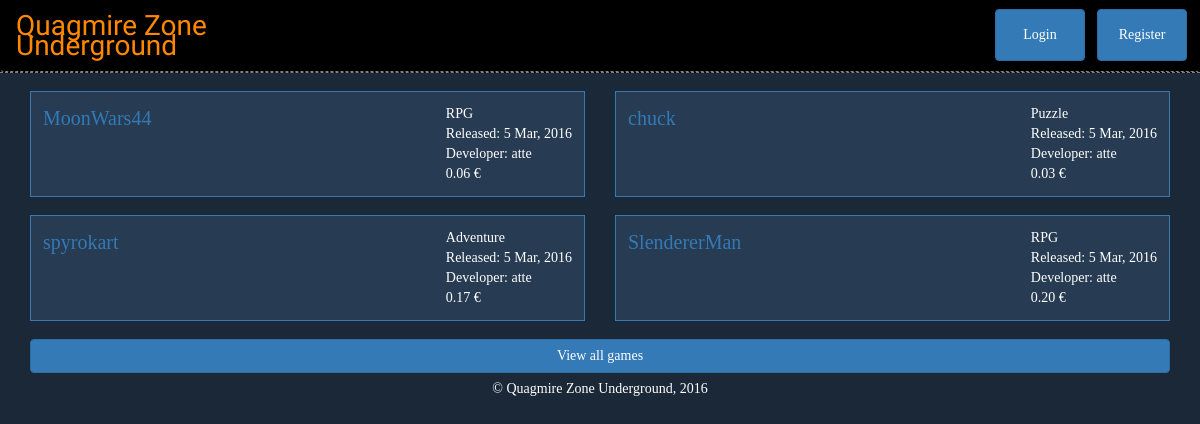
The page / on the database its author committed.
### gamestore/models.py (models this page shows)
class Game(models.Model):
    name = models.CharField(max_length=80)
    URL = models.CharField(max_length=150, unique=True, validators=[URLAllowedChars])
    gameSource = models.URLField(max_length=300, unique=True)
    isPublic = models.BooleanField(default=False)
    genre = models.CharField(max_length=30, default=GENRE_UNSPECIFIED, choices=GAME_GENRES)
    description = models.TextField(blank=True) # TODO: Think about how to implement line feeds.
    image = models.URLField(blank=True)
    image2 = models.URLField(blank=True)
    developer = models.ForeignKey(
        User,
        on_delete=models.SET_NULL,
        null=True)
    price = models.DecimalField(max_digits=7, decimal_places=2, default=0)
    createDate = models.DateTimeField(auto_now_add=True, null=True)
    updateDate = models.DateTimeField(auto_now=True, null=True) # TODO: Not sure if works.

### gamestore/views.py (the view)
# urls.py: url(r'^$', views.index),
def index(request):
	games = Game.objects.filter(isPublic=True)
	if len(games) is 0:
		return render(request, 'front_page.html', {'games': []})
	else:
		games = sorted(games, key=lambda x: x.createDate, reverse=True)
		return render(request, 'front_page.html', {'games': games[:4]})

### gamestore/templates/front_page.html (shortened to what this page needs)
{% load staticfiles %}
<html>
    <head>
        <link rel="stylesheet" href="https://maxcdn.bootstrapcdn.com/bootstrap/3.3.6/css/bootstrap.min.css">
        <link rel="stylesheet" type="text/css" href="{% static 'quagmire.css' %}">
    </head>
    <body>
        <header>
            <nav class="navbar">
                <ul class="nav navbar-nav">
                    <li class="title"><a href="/">Quagmire Zone<br>Underground</a></li>
                </ul>
                <div class="navbar-collapse">
                    <ul class="nav navbar-nav navbar-right">
                        {% if user.is_authenticated %}
                            <li>
                                <a href="/user/{{ user.username }}" class="btn btn-primary navbar-btn">{{ user.username }}</a>
                            </li>
                            {% if user.userextension.isDeveloper %}
                                <li>
                                    <a href="/developer/{{ user.username }}" class="btn btn-success navbar-btn">Developer page</a>
                                </li>
                            {% endif %}
                            <li>
                                <a href="/logout" class="btn btn-link navbar-btn" role="button">Logout</a>
                            </li>
                        {% else %}
                            <li>
                                <a href="/login" class="btn btn-primary navbar-btn" role="button">Login</a>
                            </li>
                            <li>
                                <a href="/register" class="btn btn-primary navbar-btn" role="button">Register</a>
                            </li>
                        {% endif %}
                    </ul>
                </div>
            </nav>
        </header>
        <div class="container">
            <div class="row">
                {% if games|length == 0 %}
                    <div class="generic">
                        No games were found. Perhaps you should become a <a href="/developerinfo">developer</a>?
                    </div>
                {% else %}
                    <div class="col-sm-6">
                        {% if games|length > 0 %}
                            <div class="gameinfo">
                                <div class="gameinfo-left">
                                    <a href="/game/{{ games.0.URL }}">{{ games.0.name }}</a><br><img class="resize" src="{{ games.0.image }}">
                                </div>
                                <div class="gameinfo-right">
                                    {{ games.0.genre }}<br>Released: {{ games.0.createDate|date:'j M, Y' }}<br>Developer: {{ games.0.developer }}<br>{{ games.0.price }} €
                                </div>
                            </div>
                        {% endif %}
                        {% if games|length > 2 %}
                            <div class="gameinfo">
                                <div class="gameinfo-left">
                                    <a href="/game/{{ games.2.URL }}">{{ games.2.name }}</a><br><img class="resize" src="{{ games.2.image }}">
                                </div>
                                <div class="gameinfo-right">
                                    {{ games.2.genre }}<br>Released: {{ games.2.createDate|date:'j M, Y' }}<br>Developer: {{ games.2.developer }}<br>{{ games.2.price }} €
                                </div>
                            </div>
                        {% endif %}
                    </div>
                    <div class="col-sm-6">
                        {% if games|length > 1 %}
                            <div class="gameinfo">
                                <div class="gameinfo-left">
                                    <a href="/game/{{ games.1.URL }}">{{ games.1.name }}</a><br><img class="resize" src="{{ games.1.image }}">
                                </div>
                                <div class="gameinfo-right">
                                    {{ games.1.genre }}<br>Released: {{ games.1.createDate|date:'j M, Y' }}<br>Developer: {{ games.1.developer }}<br>{{ games.1.price }} €
                                </div>
                            </div>
                        {% endif %}
                        {% if games|length > 3 %}
                            <div class="gameinfo">
                                <div class="gameinfo-left">
                                    <a href="/game/{{ games.3.URL }}">{{ games.3.name }}</a><br><img class="resize" src="{{ games.3.image }}">
                                </div>
                                <div class="gameinfo-right">
                                    {{ games.3.genre }}<br>Released: {{ games.3.createDate|date:'j M, Y' }}<br>Developer: {{ games.3.developer }}<br>{{ games.3.price }} €
                                </div>
                            </div>
                        {% endif %}
                    </div>
                {% endif %}
            </div>
        </div>
        <div class="container">
            <a href="/gamelist" class="btn btn-primary btn-block" role="button">View all games</a>
        </div>
        <footer class="footer">&copy; Quagmire Zone Underground, 2016</footer>
    </body>
</html>

### gamestore/static/quagmire.css (style rules this page uses)
body { margin: 0; height: 100%; background: #1B2838; color: #FFFFFF; font-family: "Verdana"; }
header { width: 100%; background: #000000; border-bottom: 1px dashed gray; }
.navbar { margin-bottom: 0; border-bottom: 1px dashed gray; }
.title { text-decoration: none; font-family: "Nosifer"; font-size: 28px; }
.title a { color: #FF8800; }
@media (min-width: 768px) { .nav > li > a.btn { min-width: 90px; margin-right: 12px; } }
.gameinfo { background-color: #273B52; border: 1px solid #337AB7; margin: 18px 0; padding: 12px; overflow: hidden; }
.gameinfo-left { float: left; font-size: 20px; }
.gameinfo-right { float: right; }
footer { width: 100%; text-align: center; margin: 6px 0; }

### rows shown on the page
Game: name "MoonWars44", genre "RPG", createDate "5 Mar, 2016", developer.username "atte", price "0.06"
Game: name "spyrokart", genre "Adventure", createDate "5 Mar, 2016", developer.username "atte", price "0.17"
Game: name "chuck", genre "Puzzle", createDate "5 Mar, 2016", developer.username "atte", price "0.03"
Game: name "SlendererMan", genre "RPG", createDate "5 Mar, 2016", developer.username "atte", price "0.20"
